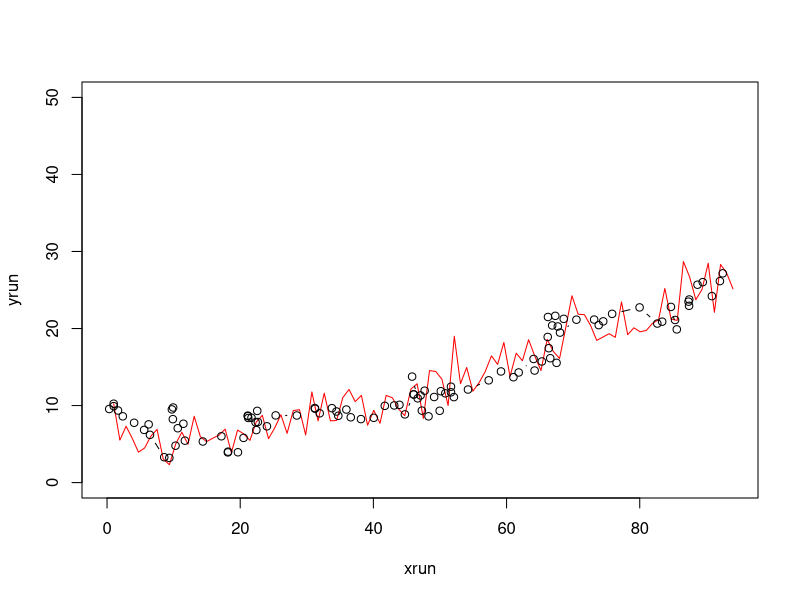

Write R code to recreate this figure.
rm(list = ls(all = TRUE))

# creating the runner's trajectory
t = 1
T = 100
tvec = seq(from = 0, to = T, by = t)
xrun = seq(from = 1, to = 94, by = 0.001)
# yrun = 5*log(xrun) 
yrun = rnorm(n = length(xrun), mean = 0, sd = 2) + xrun*xrun/500 + xrun/20 + 5
xrun = xrun[seq(from = 1, to = length(xrun), length.out = T+t)]
yrun = yrun[seq(from = 1, to = length(yrun), length.out = T+t)]

# Basketbal court's dimension
xaxis = c(0,94)
yaxis = c(0,50)
# plot(xrun, yrun, xaxis, yaxis, type = "o", col = "red")
plot(xrun, yrun, xaxis, yaxis, type = "l", col = "red")
# lines(xrun, yrun, type = "l", col = "blue")
runner = list(tvec, xrun, yrun)

# setting the parameters for the pursuit model
speed <- function(t)
{
  # sval = 1 + 2*t
  # sval = -1 + 2*t + rnorm(n = length(t))
  sval = 1.2 + rnorm(n = length(t))
  return(sval)
}

f1 <- function(x, y, xr, yr, t)
{
  numerator = speed(t) * (xr - x)
  denominator = sqrt((xr - x)^2 + (yr - y)^2)
  return(numerator/denominator)
}

f2 <- function(x, y, xr, yr, t)
{
  numerator = speed(t) * (yr - y)
  denominator = sqrt((xr - x)^2 + (yr - y)^2)
  return(numerator/denominator)
}

g1 <- function(x, y, t)
{
  nu1 = rnorm(n = 1, mean = 0.5, sd = 1)
  return(nu1)
}

g2 <- function(x, y, t)
{
  nu2 = rnorm(n = 1, mean = 0.5, sd = 1)
  return(nu2)
}

# simulating the pursuit model
h = 0.0001


nsteps = ceiling(T/h)   # 250000
nsaves = ceiling(T/t)   # 25
hilt = ceiling(t/h)		# 1000
stopifnot((nsteps == (nsaves*hilt)))

h12 = sqrt(h)

# xchase = matrix(0, nrow = ntrials, ncol = (nsaves + 1))
# xchase[,1] = rnorm(n = ntrials, mean = xrun[1], sd = sqrt(h)) 
# ychase = matrix(0, nrow = ntrials, ncol = (nsaves + 1))
# ychase[,1] = rnorm(n = ntrials, mean = yrun[1], sd = sqrt(h)) 

xchase <- vector(length = nsaves + 1)
ychase <- vector(length = nsaves + 1)
xchase[1] = rnorm(n = 1, mean = xrun[1], sd = sqrt(h)) 
ychase[1] = rnorm(n = 1, mean = yrun[1], sd = sqrt(h))

for (i in c(1:nsaves))
{
    # print loop counter
    print(i)
    flush.console()

    xc = xchase[i]
    yc = ychase[i]
    t = tvec[i]
    xr = xrun[i]
    yr = yrun[i]
    
    for (j in c(1:hilt))
    {
        xc = xc + (f1(xc, yc, xr, yr, t))*(h) + (h12)*(g1(xc, yc, t))*(rnorm(n = 1))      
        yc = yc + (f2(xc, yc, xr, yr, t))*(h) + (h12)*(g2(xc, yc, t))*(rnorm(n = 1))
    }

    xchase[i+1] = xc
    ychase[i+1] = yc
}

lines(xchase, ychase, type = "b", col = "black")
chaser = list(tvec, xchase, ychase)
save(runner, chaser, file = 'fakedata.RData')